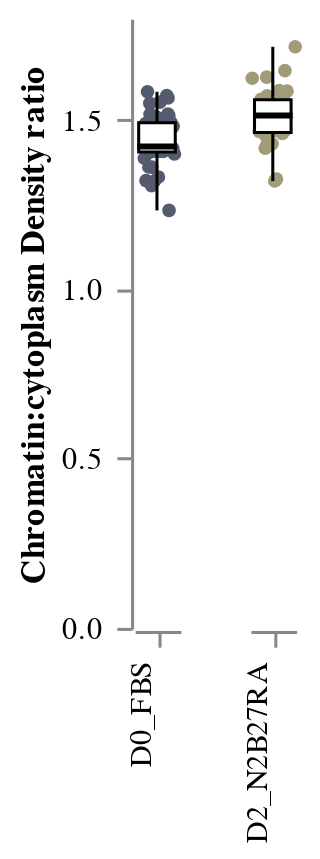

Here is the notebook cell this chart was saved with:
### Code cell
STRIPBOX_DNACytopRatio = stripbox(
    data = df_avg, 
    x = "Condition", 
    y = "DNA_cytop_Density_Ratio",
    y_title = "Chromatin:cytoplasm Density ratio",
    colour = "Condition"
)
STRIPBOX_DNACytopRatio

### Figure 1 — Vega-Lite specification as saved in the notebook (floating-point values rounded to 4 significant figures; data arrays with more than 128 entries replaced by an {"elided": "..."} marker saying what was removed)
{"config": {"view": {"continuousWidth": 400, "continuousHeight": 300, "stroke": "transparent", "strokeWidth": 0.5}, "axis": {"grid": true, "labelPadding": 5, "ticks": true}, "facet": {"spacing": 18}, "header": {"labelOrient": "bottom", "title": null}}, "data": {"name": "data-193f9b890949a862c7e440c44b1d41a1"}, "facet": {"column": {"type": "nominal", "field": "Condition", "header": {"labelAlign": "right", "labelAngle": -90, "labelOrient": "bottom", "labelPadding": 5, "titleOrient": "top"}}}, "spec": {"layer": [{"mark": {"type": "circle", "opacity": 1, "size": 20}, "encoding": {"color": {"type": "nominal", "field": "Condition", "legend": null, "scale": {"scheme": "cividis"}}, "x": {"type": "quantitative", "axis": {"grid": false, "labels": false, "ticks": true, "values": [0]}, "field": "jitter", "title": null}, "y": {"type": "quantitative", "axis": {"grid": false, "labels": true, "ticks": true}, "field": "DNA_cytop_Density_Ratio", "title": "Chromatin:cytoplasm Density ratio"}}, "height": 200, "transform": [{"calculate": "(sqrt(-2 * log(random() / 2)) * cos(2 * PI * random() / 2))", "as": "jitter"}], "width": 15}, {"mark": {"type": "boxplot", "extent": "min-max", "size": 12}, "encoding": {"color": {"value": "white"}, "opacity": {"value": 1}, "stroke": {"value": "black"}, "y": {"type": "quantitative", "field": "DNA_cytop_Density_Ratio", "title": "Chromatin:cytoplasm Density ratio"}}, "height": 200, "width": 30}]}, "$schema": "https://vega.github.io/schema/vega-lite/v4.8.1.json", "datasets": {"data-193f9b890949a862c7e440c44b1d41a1": {"elided": "130 records"}}}
